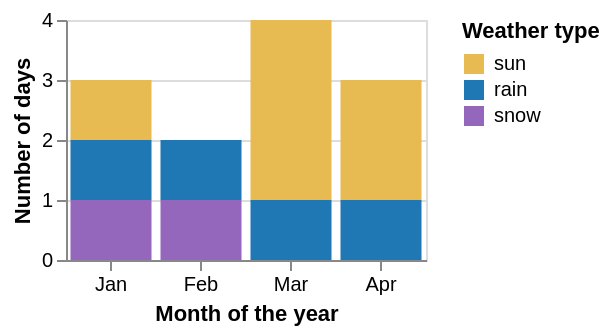

Vega-Lite specification for this chart:
### Vega-Lite specification from a JSON file in a GitHub repository (floating-point values rounded to 4 significant figures)
{"description": "A timeUnit groups every March in four years of daily readings onto one bar. It is a substitution and not a floor — the fields the unit does not name come from a fixed reference year — and the axis labels the result as a date even though the scale is a band.", "width": 180, "height": 120, "data": {"values": [{"date": "2012-01-14", "weather": "rain"}, {"date": "2012-02-05", "weather": "snow"}, {"date": "2012-03-09", "weather": "sun"}, {"date": "2013-01-22", "weather": "sun"}, {"date": "2013-03-11", "weather": "rain"}, {"date": "2013-04-02", "weather": "sun"}, {"date": "2014-02-17", "weather": "rain"}, {"date": "2014-03-28", "weather": "sun"}, {"date": "2014-04-19", "weather": "rain"}, {"date": "2015-01-08", "weather": "snow"}, {"date": "2015-03-30", "weather": "sun"}, {"date": "2015-04-25", "weather": "sun"}]}, "mark": "bar", "encoding": {"x": {"timeUnit": "month", "field": "date", "type": "ordinal", "title": "Month of the year"}, "y": {"aggregate": "count", "type": "quantitative", "title": "Number of days"}, "color": {"field": "weather", "type": "nominal", "scale": {"domain": ["sun", "rain", "snow"], "range": ["#e7ba52", "#1f77b4", "#9467bd"]}, "title": "Weather type"}}}
